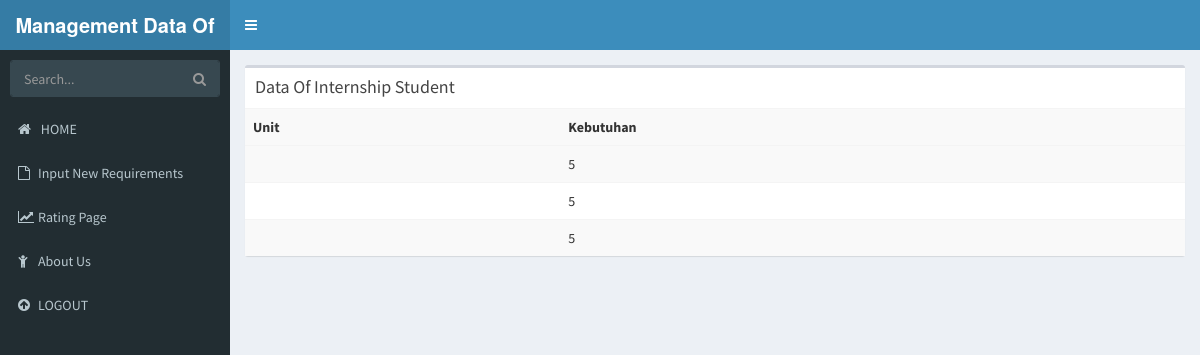
The page /staf/need.php on the database its author committed.
### tables this page shows
CREATE TABLE `need` (
  `id` int(11) NOT NULL,
  `namaunit` varchar(40) NOT NULL,
  `point` double NOT NULL,
  `point1` double NOT NULL,
  `point2` double NOT NULL,
  `jumlah_keb` int(11) NOT NULL
);

### staf/need.php (the view, shortened to what this page needs)
<!DOCTYPE html>
<html>
<head>
  <link rel="stylesheet" href="bower_components/bootstrap/dist/css/bootstrap.min.css">
  <link rel="stylesheet" href="bower_components/font-awesome/css/font-awesome.min.css">
  <link rel="stylesheet" href="bower_components/Ionicons/css/ionicons.min.css">
  <link rel="stylesheet" href="dist/css/AdminLTE.min.css">
  <link rel="stylesheet" href="dist/css/skins/_all-skins.min.css">
  <link rel="stylesheet" href="bower_components/morris.js/morris.css">
  <link rel="stylesheet" href="bower_components/jvectormap/jquery-jvectormap.css">
  <link rel="stylesheet" href="bower_components/bootstrap-datepicker/dist/css/bootstrap-datepicker.min.css">
  <link rel="stylesheet" href="bower_components/bootstrap-daterangepicker/daterangepicker.css">
  <link rel="stylesheet" href="plugins/bootstrap-wysihtml5/bootstrap3-wysihtml5.min.css">
</head>
<body class="hold-transition skin-blue sidebar-mini">
<div class="wrapper">
    <?php
    include "header.php";
    ?>
  <aside class="main-sidebar">
    <section class="sidebar">
      <form action="#" method="get" class="sidebar-form">
        <div class="input-group">
          <input type="text" name="q" class="form-control" placeholder="Search...">
          <span class="input-group-btn">
                <button type="submit" name="search" id="search-btn" class="btn btn-flat"><i class="fa fa-search"></i>
                </button>
              </span>
        </div>
      </form>
      <?php
      include "sidebar.php";
      ?>
    </section>
  </aside>
  <div class="content-wrapper">
    <section class="content">
      <div class="box">
            <div class="box-header">
              <h3 class="box-title">Data Of Internship Student</h3>
            </div>
            <div class="box-body no-padding">
              <table class="table table-striped">
                <tr>
                  <th ">Unit</th>
                  <th ">Kebutuhan</th>
                </tr>
                <tr>
                  <?php
                  $name1 = mysqli_connect("localhost","root","","mdis");
                  $name2 = mysqli_query($name1,"SELECT * FROM need");
                  while($data = mysqli_fetch_array($name2)){
                  ?>
                  <tr>
                    <td><?php echo $data['unit']; ?></td>
                    <td><?php echo $data['jumlah_keb']; ?></td>
                  </tr>
                  <?php } ?>
                </tr>
              </table>
            </div>
          </div>
    </section>
  </div>
</div>
</body>
</html>

### rows shown on the page
need: jumlah_keb "5"
need: jumlah_keb "5"
need: jumlah_keb "5"
